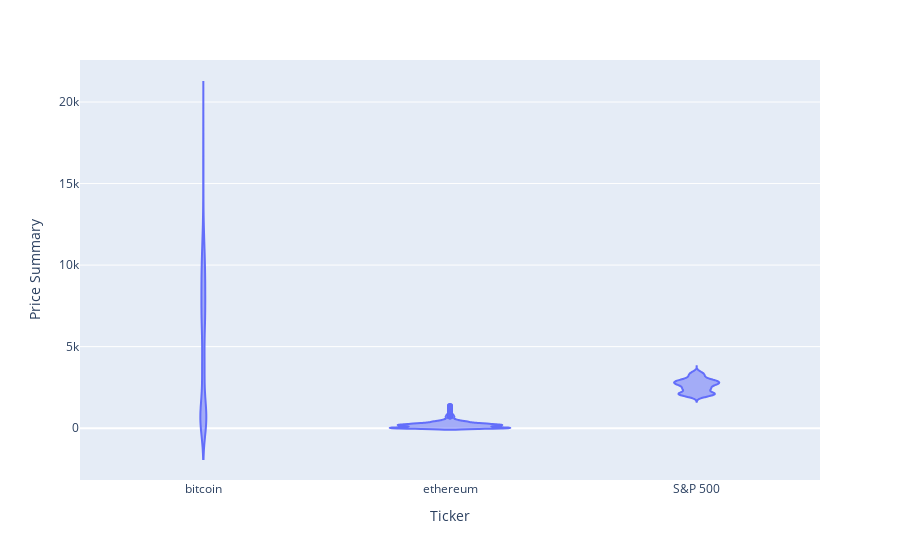

Notebook code cell kept with this figure:
### Code cell
# Plot summary including min, max, quartiles, and median with violin plot
price_summary_violin(joined_price_df)

### Figure 1 — Plotly figure (JSON) as saved in the notebook; plotly's stock layout.template omitted (floating-point values rounded to 4 significant figures; data arrays with more than 128 entries replaced by an {"elided": "..."} marker saying what was removed)
{"data": [{"alignmentgroup": "True", "box": {"visible": false}, "hovertemplate": "Price=%{x}<br>value=%{y}<extra></extra>", "legendgroup": "", "marker": {"color": "#636efa"}, "name": "", "offsetgroup": "", "orientation": "v", "scalegroup": "True", "showlegend": false, "type": "violin", "x": {"elided": "3954 str values"}, "x0": " ", "xaxis": "x", "y": {"elided": "3954 float values"}, "y0": " ", "yaxis": "y"}], "layout": {"autosize": true, "legend": {"tracegroupgap": 0}, "margin": {"t": 60}, "violinmode": "group", "xaxis": {"anchor": "y", "autorange": true, "domain": [0, 1], "range": [-0.5, 2.5], "title": {"text": "Ticker"}, "type": "category"}, "yaxis": {"anchor": "x", "autorange": true, "domain": [0, 1], "range": [-3179.0, 22580.0], "title": {"text": "Price Summary"}, "type": "linear"}}}
